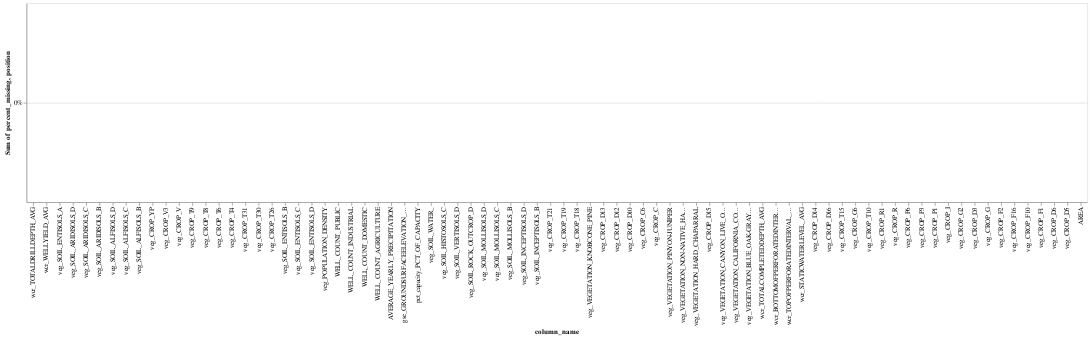

The cell this chart's notebook holds for it:
### Code cell
X_impute_df = impute_pipe.fit_transform(X)
X_impute_df.sample()
draw_missing_data_chart(X_impute_df)

### Figure 1 — Vega-Lite specification as saved in the notebook (floating-point values rounded to 4 significant figures)
{"config": {"view": {"continuousWidth": 400, "continuousHeight": 300}}, "layer": [{"mark": "bar", "encoding": {"color": {"value": "orange"}, "tooltip": [{"field": "column_name", "type": "nominal"}, {"field": "percent_missing", "type": "quantitative"}], "x": {"field": "column_name", "sort": ["wcr_TOTALDRILLDEPTH_AVG", "wcr_WELLYIELD_AVG", "veg_SOIL_ENTISOLS_A", "veg_SOIL_ARIDISOLS_D", "veg_SOIL_ARIDISOLS_C", "veg_SOIL_ARIDISOLS_B", "veg_SOIL_ALFISOLS_D", "veg_SOIL_ALFISOLS_C", "veg_SOIL_ALFISOLS_B", "veg_CROP_YP", "veg_CROP_V3", "veg_CROP_V", "veg_CROP_T9", "veg_CROP_T8", "veg_CROP_T6", "veg_CROP_T4", "veg_CROP_T31", "veg_CROP_T30", "veg_CROP_T26", "veg_SOIL_ENTISOLS_B", "veg_SOIL_ENTISOLS_C", "veg_SOIL_ENTISOLS_D", "veg_POPULATION_DENSITY", "WELL_COUNT_PUBLIC", "WELL_COUNT_INDUSTRIAL", "WELL_COUNT_DOMESTIC", "WELL_COUNT_AGRICULTURE", "AVERAGE_YEARLY_PRECIPITATION", "gse_GROUNDSURFACEELEVATION_AVG", "pct_capacity_PCT_OF_CAPACITY", "veg_SOIL_WATER_", "veg_SOIL_HISTOSOLS_C", "veg_SOIL_VERTISOLS_D", "veg_SOIL_ROCK_OUTCROP_D", "veg_SOIL_MOLLISOLS_D", "veg_SOIL_MOLLISOLS_C", "veg_SOIL_MOLLISOLS_B", "veg_SOIL_INCEPTISOLS_D", "veg_SOIL_INCEPTISOLS_B", "veg_CROP_T21", "veg_CROP_T19", "veg_CROP_T18", "veg_VEGETATION_KNOBCONE_PINE", "veg_CROP_D13", "veg_CROP_D12", "veg_CROP_D10", "veg_CROP_C6", "veg_CROP_C", "veg_VEGETATION_PINYON-JUNIPER", "veg_VEGETATION_NON-NATIVE_HARDWOOD_FOREST", "veg_VEGETATION_HARD_CHAPARRAL", "veg_CROP_D15", "veg_VEGETATION_CANYON_LIVE_OAK", "veg_VEGETATION_CALIFORNIA_COAST_LIVE_OAK", "veg_VEGETATION_BLUE_OAK-GRAY_PINE", "wcr_TOTALCOMPLETEDDEPTH_AVG", "wcr_BOTTOMOFPERFORATEDINTERVAL_AVG", "wcr_TOPOFPERFORATEDINTERVAL_AVG", "wcr_STATICWATERLEVEL_AVG", "veg_CROP_D14", "veg_CROP_D16", "veg_CROP_T15", "veg_CROP_G6", "veg_CROP_T10", "veg_CROP_R1", "veg_CROP_R", "veg_CROP_P6", "veg_CROP_P3", "veg_CROP_P1", "veg_CROP_I", "veg_CROP_G2", "veg_CROP_D3", "veg_CROP_G", "veg_CROP_F2", "veg_CROP_F16", "veg_CROP_F10", "veg_CROP_F1", "veg_CROP_D6", "veg_CROP_D5", "AREA"], "type": "nominal"}, "y": {"aggregate": "sum", "axis": {"format": "%"}, "field": "percent_missing", "stack": "normalize", "type": "quantitative"}}}, {"mark": {"type": "text", "align": "center", "color": "black", "fontSize": 10}, "encoding": {"color": {"value": "orange"}, "text": {"field": "percent_missing", "format": ".0%", "type": "quantitative"}, "tooltip": [{"field": "column_name", "type": "nominal"}, {"field": "percent_missing", "type": "quantitative"}], "x": {"field": "column_name", "sort": ["wcr_TOTALDRILLDEPTH_AVG", "wcr_WELLYIELD_AVG", "veg_SOIL_ENTISOLS_A", "veg_SOIL_ARIDISOLS_D", "veg_SOIL_ARIDISOLS_C", "veg_SOIL_ARIDISOLS_B", "veg_SOIL_ALFISOLS_D", "veg_SOIL_ALFISOLS_C", "veg_SOIL_ALFISOLS_B", "veg_CROP_YP", "veg_CROP_V3", "veg_CROP_V", "veg_CROP_T9", "veg_CROP_T8", "veg_CROP_T6", "veg_CROP_T4", "veg_CROP_T31", "veg_CROP_T30", "veg_CROP_T26", "veg_SOIL_ENTISOLS_B", "veg_SOIL_ENTISOLS_C", "veg_SOIL_ENTISOLS_D", "veg_POPULATION_DENSITY", "WELL_COUNT_PUBLIC", "WELL_COUNT_INDUSTRIAL", "WELL_COUNT_DOMESTIC", "WELL_COUNT_AGRICULTURE", "AVERAGE_YEARLY_PRECIPITATION", "gse_GROUNDSURFACEELEVATION_AVG", "pct_capacity_PCT_OF_CAPACITY", "veg_SOIL_WATER_", "veg_SOIL_HISTOSOLS_C", "veg_SOIL_VERTISOLS_D", "veg_SOIL_ROCK_OUTCROP_D", "veg_SOIL_MOLLISOLS_D", "veg_SOIL_MOLLISOLS_C", "veg_SOIL_MOLLISOLS_B", "veg_SOIL_INCEPTISOLS_D", "veg_SOIL_INCEPTISOLS_B", "veg_CROP_T21", "veg_CROP_T19", "veg_CROP_T18", "veg_VEGETATION_KNOBCONE_PINE", "veg_CROP_D13", "veg_CROP_D12", "veg_CROP_D10", "veg_CROP_C6", "veg_CROP_C", "veg_VEGETATION_PINYON-JUNIPER", "veg_VEGETATION_NON-NATIVE_HARDWOOD_FOREST", "veg_VEGETATION_HARD_CHAPARRAL", "veg_CROP_D15", "veg_VEGETATION_CANYON_LIVE_OAK", "veg_VEGETATION_CALIFORNIA_COAST_LIVE_OAK", "veg_VEGETATION_BLUE_OAK-GRAY_PINE", "wcr_TOTALCOMPLETEDDEPTH_AVG", "wcr_BOTTOMOFPERFORATEDINTERVAL_AVG", "wcr_TOPOFPERFORATEDINTERVAL_AVG", "wcr_STATICWATERLEVEL_AVG", "veg_CROP_D14", "veg_CROP_D16", "veg_CROP_T15", "veg_CROP_G6", "veg_CROP_T10", "veg_CROP_R1", "veg_CROP_R", "veg_CROP_P6", "veg_CROP_P3", "veg_CROP_P1", "veg_CROP_I", "veg_CROP_G2", "veg_CROP_D3", "veg_CROP_G", "veg_CROP_F2", "veg_CROP_F16", "veg_CROP_F10", "veg_CROP_F1", "veg_CROP_D6", "veg_CROP_D5", "AREA"], "type": "nominal"}, "y": {"field": "position", "type": "quantitative"}}, "transform": [{"calculate": "datum.percent_missing + 0.05 * datum.percent_missing / abs(datum.percent_missing)", "as": "position"}]}], "data": {"name": "data-a726667974335716a99232dae4a936c9"}, "$schema": "https://vega.github.io/schema/vega-lite/v4.17.0.json", "datasets": {"data-a726667974335716a99232dae4a936c9": [{"column_name": "wcr_TOTALDRILLDEPTH_AVG", "percent_missing": 0.0}, {"column_name": "wcr_WELLYIELD_AVG", "percent_missing": 0.0}, {"column_name": "veg_SOIL_ENTISOLS_A", "percent_missing": 0.0}, {"column_name": "veg_SOIL_ARIDISOLS_D", "percent_missing": 0.0}, {"column_name": "veg_SOIL_ARIDISOLS_C", "percent_missing": 0.0}, {"column_name": "veg_SOIL_ARIDISOLS_B", "percent_missing": 0.0}, {"column_name": "veg_SOIL_ALFISOLS_D", "percent_missing": 0.0}, {"column_name": "veg_SOIL_ALFISOLS_C", "percent_missing": 0.0}, {"column_name": "veg_SOIL_ALFISOLS_B", "percent_missing": 0.0}, {"column_name": "veg_CROP_YP", "percent_missing": 0.0}, {"column_name": "veg_CROP_V3", "percent_missing": 0.0}, {"column_name": "veg_CROP_V", "percent_missing": 0.0}, {"column_name": "veg_CROP_T9", "percent_missing": 0.0}, {"column_name": "veg_CROP_T8", "percent_missing": 0.0}, {"column_name": "veg_CROP_T6", "percent_missing": 0.0}, {"column_name": "veg_CROP_T4", "percent_missing": 0.0}, {"column_name": "veg_CROP_T31", "percent_missing": 0.0}, {"column_name": "veg_CROP_T30", "percent_missing": 0.0}, {"column_name": "veg_CROP_T26", "percent_missing": 0.0}, {"column_name": "veg_SOIL_ENTISOLS_B", "percent_missing": 0.0}, {"column_name": "veg_SOIL_ENTISOLS_C", "percent_missing": 0.0}, {"column_name": "veg_SOIL_ENTISOLS_D", "percent_missing": 0.0}, {"column_name": "veg_POPULATION_DENSITY", "percent_missing": 0.0}, {"column_name": "WELL_COUNT_PUBLIC", "percent_missing": 0.0}, {"column_name": "WELL_COUNT_INDUSTRIAL", "percent_missing": 0.0}, {"column_name": "WELL_COUNT_DOMESTIC", "percent_missing": 0.0}, {"column_name": "WELL_COUNT_AGRICULTURE", "percent_missing": 0.0}, {"column_name": "AVERAGE_YEARLY_PRECIPITATION", "percent_missing": 0.0}, {"column_name": "gse_GROUNDSURFACEELEVATION_AVG", "percent_missing": 0.0}, {"column_name": "pct_capacity_PCT_OF_CAPACITY", "percent_missing": 0.0}, {"column_name": "veg_SOIL_WATER_", "percent_missing": 0.0}, {"column_name": "veg_SOIL_HISTOSOLS_C", "percent_missing": 0.0}, {"column_name": "veg_SOIL_VERTISOLS_D", "percent_missing": 0.0}, {"column_name": "veg_SOIL_ROCK_OUTCROP_D", "percent_missing": 0.0}, {"column_name": "veg_SOIL_MOLLISOLS_D", "percent_missing": 0.0}, {"column_name": "veg_SOIL_MOLLISOLS_C", "percent_missing": 0.0}, {"column_name": "veg_SOIL_MOLLISOLS_B", "percent_missing": 0.0}, {"column_name": "veg_SOIL_INCEPTISOLS_D", "percent_missing": 0.0}, {"column_name": "veg_SOIL_INCEPTISOLS_B", "percent_missing": 0.0}, {"column_name": "veg_CROP_T21", "percent_missing": 0.0}, {"column_name": "veg_CROP_T19", "percent_missing": 0.0}, {"column_name": "veg_CROP_T18", "percent_missing": 0.0}, {"column_name": "veg_VEGETATION_KNOBCONE_PINE", "percent_missing": 0.0}, {"column_name": "veg_CROP_D13", "percent_missing": 0.0}, {"column_name": "veg_CROP_D12", "percent_missing": 0.0}, {"column_name": "veg_CROP_D10", "percent_missing": 0.0}, {"column_name": "veg_CROP_C6", "percent_missing": 0.0}, {"column_name": "veg_CROP_C", "percent_missing": 0.0}, {"column_name": "veg_VEGETATION_PINYON-JUNIPER", "percent_missing": 0.0}, {"column_name": "veg_VEGETATION_NON-NATIVE_HARDWOOD_FOREST", "percent_missing": 0.0}, {"column_name": "veg_VEGETATION_HARD_CHAPARRAL", "percent_missing": 0.0}, {"column_name": "veg_CROP_D15", "percent_missing": 0.0}, {"column_name": "veg_VEGETATION_CANYON_LIVE_OAK", "percent_missing": 0.0}, {"column_name": "veg_VEGETATION_CALIFORNIA_COAST_LIVE_OAK", "percent_missing": 0.0}, {"column_name": "veg_VEGETATION_BLUE_OAK-GRAY_PINE", "percent_missing": 0.0}, {"column_name": "wcr_TOTALCOMPLETEDDEPTH_AVG", "percent_missing": 0.0}, {"column_name": "wcr_BOTTOMOFPERFORATEDINTERVAL_AVG", "percent_missing": 0.0}, {"column_name": "wcr_TOPOFPERFORATEDINTERVAL_AVG", "percent_missing": 0.0}, {"column_name": "wcr_STATICWATERLEVEL_AVG", "percent_missing": 0.0}, {"column_name": "veg_CROP_D14", "percent_missing": 0.0}, {"column_name": "veg_CROP_D16", "percent_missing": 0.0}, {"column_name": "veg_CROP_T15", "percent_missing": 0.0}, {"column_name": "veg_CROP_G6", "percent_missing": 0.0}, {"column_name": "veg_CROP_T10", "percent_missing": 0.0}, {"column_name": "veg_CROP_R1", "percent_missing": 0.0}, {"column_name": "veg_CROP_R", "percent_missing": 0.0}, {"column_name": "veg_CROP_P6", "percent_missing": 0.0}, {"column_name": "veg_CROP_P3", "percent_missing": 0.0}, {"column_name": "veg_CROP_P1", "percent_missing": 0.0}, {"column_name": "veg_CROP_I", "percent_missing": 0.0}, {"column_name": "veg_CROP_G2", "percent_missing": 0.0}, {"column_name": "veg_CROP_D3", "percent_missing": 0.0}, {"column_name": "veg_CROP_G", "percent_missing": 0.0}, {"column_name": "veg_CROP_F2", "percent_missing": 0.0}, {"column_name": "veg_CROP_F16", "percent_missing": 0.0}, {"column_name": "veg_CROP_F10", "percent_missing": 0.0}, {"column_name": "veg_CROP_F1", "percent_missing": 0.0}, {"column_name": "veg_CROP_D6", "percent_missing": 0.0}, {"column_name": "veg_CROP_D5", "percent_missing": 0.0}, {"column_name": "AREA", "percent_missing": 0.0}]}}
